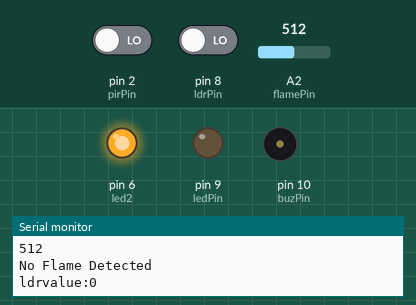
A sketch run on a simulated Arduino Uno, built with avr-gcc and run on an emulated ATmega328P. Parts: output pins drawn as LEDs (lit = HIGH), buzzer (waves = sounding), the last lines printed to the serial monitor. The inputs (shaded band) are chosen by the test bench; at power-on: A2 (flamePin) = 512, pin 2 (pirPin) LOW, pin 8 (ldrPin) LOW.

Above: at 1.8 s.
1.9 s: A2 (flamePin) set to 213
3.4 s: A2 (flamePin) set to 185
At 4.8 s:
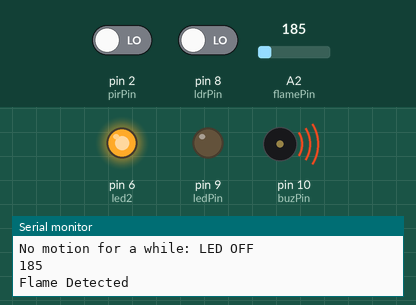
5.5 s: pin 2 (pirPin) driven HIGH
At 6.3 s:
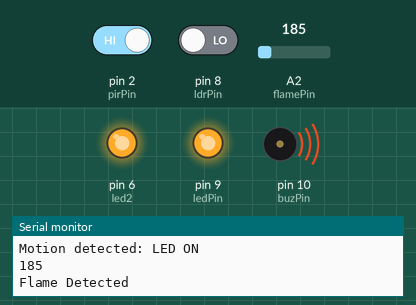
7.5 s: A2 (flamePin) set to 210
At 9.1 s:
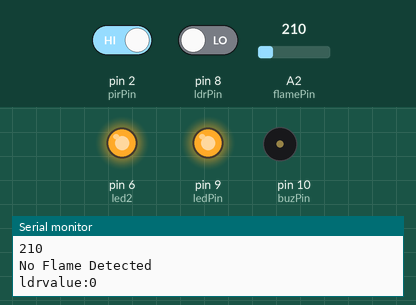
9.5 s: A2 (flamePin) set to 190
At 10.7 s:
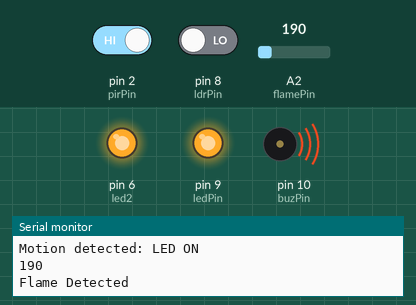
11.5 s: A2 (flamePin) set to 306
At 13.4 s:
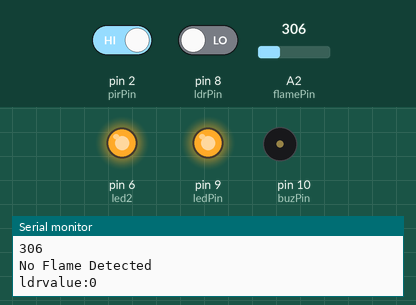
Timing chart, 0 to 14.5 s (numbered marks = the images above; inputs shaded):
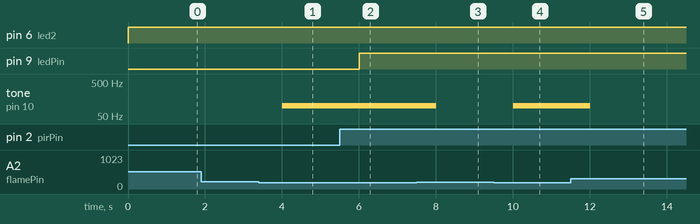

Measured:
- the behaviour switches between 201 and 200 on A2 (flamePin) (found by bisection; images 0 and 1)
- after the input at 3.4 s, tone on pin 10 (buzPin): silent → 100 Hz after 0.61 s
- after the input at 5.5 s, pin 9 (ledPin): LOW → HIGH after 0.51 s
- after the input at 7.5 s, tone on pin 10 (buzPin): 100 Hz → silent after 0.51 s
- after the input at 9.5 s, tone on pin 10 (buzPin): silent → 100 Hz after 0.51 s
- after the input at 11.5 s, tone on pin 10 (buzPin): 100 Hz → silent after 0.52 s

The sketch:

Smart_Home_Automation_Code.ino
```cpp
int pirPin = 2;             // Pin connected to the PIR sensor
int ledPin = 9;
int led2=6;         // Pin connected to the LED
const int flamePin = A2;    // Pin connected to the flame sensor
const int buzPin = 10;      // Pin connected to the buzzer
const int threshold = 200;
const int ldrPin=8; // Threshold for flame detection
const int ldrThres=5000;
unsigned long motionDetectedTime = 0;  // Variable to store the last motion detection time
unsigned long autoOffDelay = 500;     // Time in milliseconds (e.g., 5000ms = 5 seconds)

void setup() {
  // Initialize the PIR sensor pin as input
  pinMode(pirPin, INPUT);

  // Initialize the LED pin as output
  pinMode(ledPin, OUTPUT);

  // Initialize the flame sensor pin as input
  pinMode(flamePin, INPUT);

  // Initialize the buzzer pin as output
  pinMode(buzPin, OUTPUT);

  pinMode(led2,OUTPUT);

  // Start serial communication for debugging (optional)
  Serial.begin(9600);
}

void loop() {
  // Read the state of the PIR sensor
  int sensorValue = digitalRead(pirPin);
   // Check if motion is detected
  if (sensorValue == HIGH) {
    // Turn on the LED
    digitalWrite(ledPin, HIGH);
    Serial.println("Motion detected: LED ON");

    // Update the time when motion was last detected
    motionDetectedTime = millis();
  }

  // Check if enough time has passed since the last motion was detected
  if (millis() - motionDetectedTime > autoOffDelay) {
    // Turn off the LED if no motion is detected within the auto-off delay
    digitalWrite(ledPin, LOW);
    Serial.println("No motion for a while: LED OFF");
  }

  // Read the flame sensor value
  int flameSensorValue = analogRead(flamePin);

  // Check for flame detection
  if (flameSensorValue <=threshold) {
    Serial.println(flameSensorValue);
    Serial.println("Flame Detected");
   // digitalWrite(ledPin, HIGH); // Turn on LED for flame detection
    tone(buzPin, 100);          // Activate the buzzer
    delay(1000);                 // Keep the buzzer on for 1 second
  } else {
    Serial.println(flameSensorValue);
    Serial.println("No Flame Detected");
    noTone(buzPin);              // Turn off the buzzer
  }

  int ldrval=digitalRead(ldrPin);
  if(ldrval<ldrThres)
  {
    Serial.print("ldrvalue:");
    Serial.println(ldrval);
    digitalWrite(led2,HIGH);
  }
  else{
    Serial.print("ldrvalue:");
    Serial.println(ldrval);
    digitalWrite(led2,LOW);
  }


  // Short delay to avoid unnecessary fast loops
  delay(1000); // Increased delay to stabilize the readings
}
```
